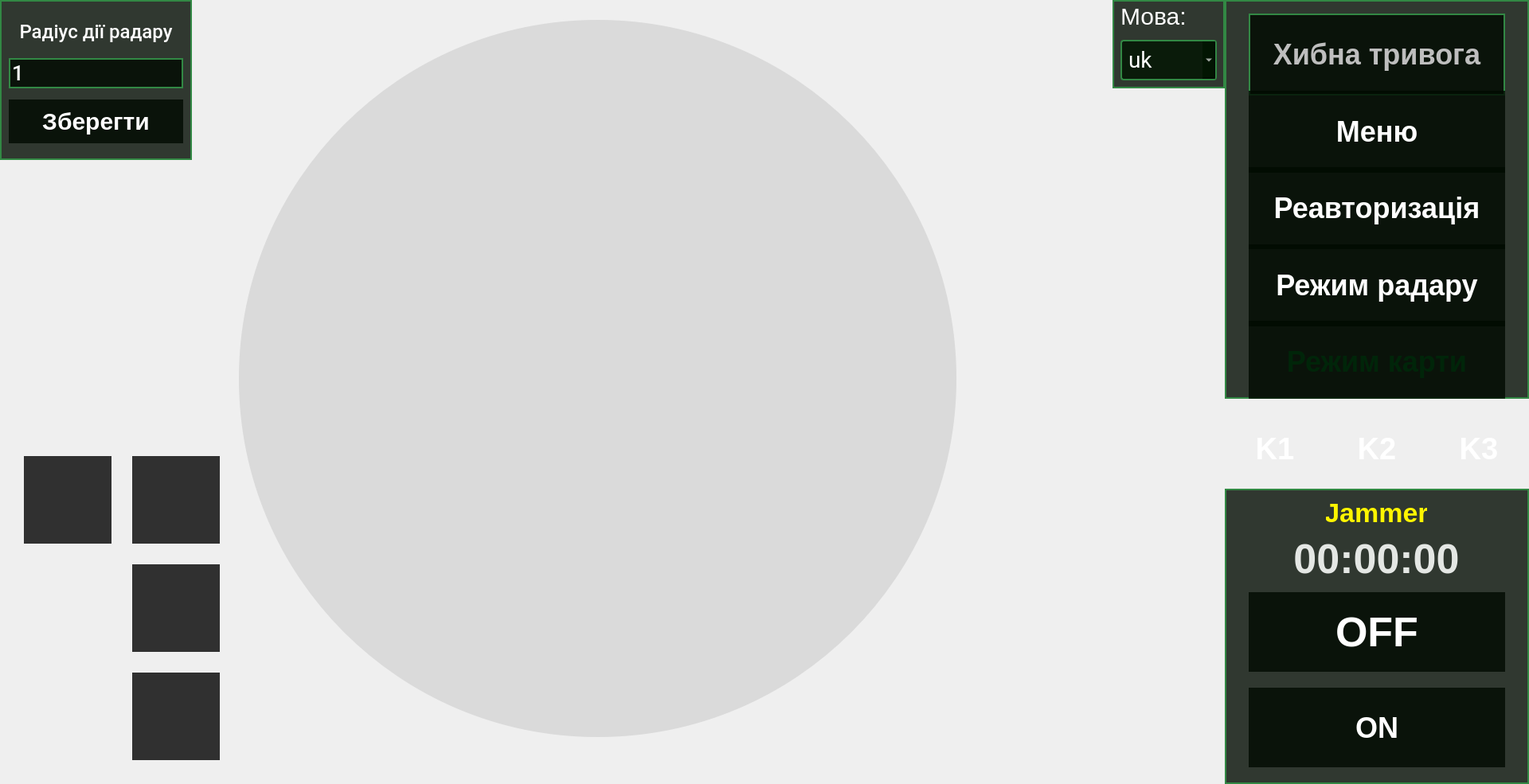
   <widget class="QFrame" name="Body">
    <property name="enabled">
     <bool>true</bool>
    </property>
    <property name="geometry">
     <rect>
      <x>0</x>
      <y>95</y>
      <width>1920</width>
      <height>985</height>
     </rect>
    </property>
    <property name="styleSheet">
     <string notr="true">border: none;
background: none;</string>
    </property>
    <property name="frameShape">
     <enum>QFrame::Shape::StyledPanel</enum>
    </property>
    <property name="frameShadow">
     <enum>QFrame::Shadow::Raised</enum>
    </property>
    <widget class="QPushButton" name="homeButton">
     <property name="enabled">
      <bool>true</bool>
     </property>
     <property name="geometry">
      <rect>
       <x>30</x>
       <y>437</y>
       <width>110</width>
       <height>110</height>
      </rect>
     </property>
     <property name="styleSheet">
      <string notr="true">QPushButton#homeButton{
	background-image: url(:/images/homeBtn_off.png);
}

QPushButton#homeButton:pressed{
	background-image: url(:/images/homeBtn_on.png);
}

QPushButton#homeButton[enabled=&quot;false&quot;]{
	background-image: url(:/images/homeBtn_disabled.png);
}</string>
     </property>
     <property name="text">
      <string/>
     </property>
    </widget>
    <widget class="QPushButton" name="mapLayoutButton">
     <property name="enabled">
      <bool>true</bool>
     </property>
     <property name="geometry">
      <rect>
       <x>30</x>
       <y>709</y>
       <width>110</width>
       <height>110</height>
      </rect>
     </property>
     <property name="styleSheet">
      <string notr="true">QPushButton#mapLayoutButton{
	background-image: url(:/images/map_layout_off.png);
}

QPushButton#mapLayoutButton:pressed{
	background-image: url(:/images/map_layout_on.png);
}

QPushButton#mapLayoutButton[enabled=&quot;false&quot;]{
	background-image: url(:/images/map_layout_disabled.png);
}</string>
     </property>
     <property name="text">
      <string/>
     </property>
    </widget>
    <widget class="QPushButton" name="screenSaveButton">
     <property name="enabled">
      <bool>true</bool>
     </property>
     <property name="geometry">
      <rect>
       <x>30</x>
       <y>845</y>
       <width>110</width>
       <height>110</height>
      </rect>
     </property>
     <property name="styleSheet">
      <string notr="true">QPushButton#screenSaveButton{
	background-image: url(:/images/screen_save_off.png);
}

QPushButton#screenSaveButton:pressed{
	background-image: url(:/images/screen_save_on.png);
}

QPushButton#screenSaveButton[enabled=&quot;false&quot;]{
	background-image: url(:/images/screen_save_disabled.png);
}</string>
     </property>
     <property name="text">
      <string/>
     </property>
    </widget>
    <widget class="QFrame" name="TimerFrame">
     <property name="geometry">
      <rect>
       <x>1538</x>
       <y>614</y>
       <width>382</width>
       <height>371</height>
      </rect>
     </property>
     <property name="styleSheet">
      <string notr="true">background: rgba(0, 10, 0, 0.8);
border: 2px solid #328844;</string>
     </property>
     <property name="frameShape">
      <enum>QFrame::Shape::StyledPanel</enum>
     </property>
     <property name="frameShadow">
      <enum>QFrame::Shadow::Raised</enum>
     </property>
     <widget class="QLabel" name="label_3">
      <property name="geometry">
       <rect>
        <x>127</x>
        <y>10</y>
        <width>127</width>
        <height>40</height>
       </rect>
      </property>
      <property name="styleSheet">
       <string notr="true">background: none;
border: none;
font-family: 'Roboto';
font-weight: 500;
font-size: 34px;
color: #FFF500;</string>
      </property>
      <property name="text">
       <string>Jammer</string>
      </property>
      <property name="alignment">
       <set>Qt::AlignmentFlag::AlignCenter</set>
      </property>
     </widget>
     <widget class="QLabel" name="TimerTime">
      <property name="geometry">
       <rect>
        <x>76</x>
        <y>54</y>
        <width>229</width>
        <height>68</height>
       </rect>
      </property>
      <property name="styleSheet">
       <string notr="true">background: none;
border: none;
font-family: 'Roboto';
font-weight: 500;
font-size: 52px;
color: #E4E7E4;
</string>
      </property>
      <property name="text">
       <string notr="true">00:00:00</string>
      </property>
      <property name="alignment">
       <set>Qt::AlignmentFlag::AlignCenter</set>
      </property>
     </widget>
     <widget class="QPushButton" name="onTimerButton">
      <property name="geometry">
       <rect>
        <x>30</x>
        <y>250</y>
        <width>322</width>
        <height>100</height>
       </rect>
      </property>
      <property name="styleSheet">
       <string notr="true">QPushButton{
	border: none;
	border-image: url(:/images/Btn_MainMenu_off.png);
	font-family: 'Roboto';
	font-weight: 500;
	font-size: 36px;
	color: #FFFFFF;
}

QPushButton:pressed{
	border: none;
	border-image: url(:/images/Btn_MainMenu_on.png);
	font-family: 'Roboto';
	font-weight: 500;
	font-size: 36px;
	color: #002509;
}

QPushButton[enabled=&quot;false&quot;]{
	border: none;
	border-image: url(:/images/Btn_MainMenu_disabled.png);
	font-family: 'Roboto';
	font-weight: 500;
	font-size: 36px;
	color: #FFFFFF;
}</string>
      </property>
      <property name="text">
       <string>ON</string>
      </property>
     </widget>
     <widget class="QPushButton" name="offTimerButton">
      <property name="geometry">
       <rect>
        <x>30</x>
        <y>130</y>
        <width>322</width>
        <height>100</height>
       </rect>
      </property>
      <property name="styleSheet">
       <string notr="true">QPushButton{
	border: none;
	border-image: url(:/images/Btn_MainMenu_red.png);
	font-family: 'Roboto';
	font-weight: 500;
	font-size: 52px;
	color: #FFFFFF;
}

QPushButton:pressed{
	border: none;
	border-image: url(:/images/Btn_MainMenu_on.png);
	font-family: 'Roboto';
	font-weight: 500;
	font-size: 52px;
	color: #002509;
}

QPushButton[enabled=&quot;false&quot;]{
	border: none;
	border-image: url(:/images/Btn_MainMenu_disabled.png);
	font-family: 'Roboto';
	font-weight: 500;
	font-size: 52px;
	color: #FFFFFF;
}</string>
      </property>
      <property name="text">
       <string>OFF</string>
      </property>
     </widget>
    </widget>
    <widget class="QLabel" name="k_label_1">
     <property name="enabled">
      <bool>false</bool>
     </property>
     <property name="geometry">
      <rect>
       <x>1550</x>
       <y>513</y>
       <width>102</width>
       <height>101</height>
      </rect>
     </property>
     <property name="styleSheet">
      <string notr="true">*{
	font-family: 'Roboto';
	font-weight: 500;
	font-size: 38px;
	color: #FFFFFF;
}

*[enabled=&quot;true&quot;]
{
	background-image: url(:/images/k_relay_on.png);
}

*[enabled=&quot;false&quot;]
{
	background-image: url(:/images/k_relay_off.png);
}</string>
     </property>
     <property name="text">
      <string>K1</string>
     </property>
     <property name="alignment">
      <set>Qt::AlignmentFlag::AlignCenter</set>
     </property>
    </widget>
    <widget class="QLabel" name="k_label_2">
     <property name="enabled">
      <bool>false</bool>
     </property>
     <property name="geometry">
      <rect>
       <x>1678</x>
       <y>513</y>
       <width>102</width>
       <height>101</height>
      </rect>
     </property>
     <property name="styleSheet">
      <string notr="true">*{
	font-family: 'Roboto';
	font-weight: 500;
	font-size: 38px;
	color: #FFFFFF;
}

*[enabled=&quot;true&quot;]
{
	background-image: url(:/images/k_relay_on.png);
}

*[enabled=&quot;false&quot;]
{
	background-image: url(:/images/k_relay_off.png);
}</string>
     </property>
     <property name="text">
      <string>K2</string>
     </property>
     <property name="alignment">
      <set>Qt::AlignmentFlag::AlignCenter</set>
     </property>
    </widget>
    <widget class="QLabel" name="k_label_3">
     <property name="enabled">
      <bool>false</bool>
     </property>
     <property name="geometry">
      <rect>
       <x>1806</x>
       <y>513</y>
       <width>102</width>
       <height>101</height>
      </rect>
     </property>
     <property name="styleSheet">
      <string notr="true">*{
	font-family: 'Roboto';
	font-weight: 500;
	font-size: 38px;
	color: #FFFFFF;
}

*[enabled=&quot;true&quot;]
{
	background-image: url(:/images/k_relay_on.png);
}

*[enabled=&quot;false&quot;]
{
	background-image: url(:/images/k_relay_off.png);
}</string>
     </property>
     <property name="text">
      <string>K3</string>
     </property>
     <property name="alignment">
      <set>Qt::AlignmentFlag::AlignCenter</set>
     </property>
    </widget>
    <widget class="QFrame" name="RadarFrame">
     <property name="geometry">
      <rect>
       <x>300</x>
       <y>25</y>
       <width>901</width>
       <height>901</height>
      </rect>
     </property>
     <property name="frameShape">
      <enum>QFrame::Shape::StyledPanel</enum>
     </property>
     <property name="frameShadow">
      <enum>QFrame::Shadow::Raised</enum>
     </property>
     <widget class="QLabel" name="Radar">
      <property name="geometry">
       <rect>
        <x>0</x>
        <y>0</y>
        <width>901</width>
        <height>901</height>
       </rect>
      </property>
      <property name="styleSheet">
       <string notr="true">background-color:rgba(21,21,21,0.1);
border-radius:450px;</string>
      </property>
      <property name="text">
       <string/>
      </property>
      <property name="pixmap">
       <pixmap resource="../resources.qrc">:/images/radar.png</pixmap>
      </property>
     </widget>
     <widget class="QLabel" name="Radar_Section">
      <property name="geometry">
       <rect>
        <x>0</x>
        <y>0</y>
        <width>901</width>
        <height>901</height>
       </rect>
      </property>
      <property name="text">
       <string/>
      </property>
      <property name="alignment">
       <set>Qt::AlignmentFlag::AlignCenter</set>
      </property>
     </widget>
    </widget>
    <widget class="QLabel" name="map_background_label">
     <property name="enabled">
      <bool>true</bool>
     </property>
     <property name="geometry">
      <rect>
       <x>0</x>
       <y>0</y>
       <width>1920</width>
       <height>985</height>
      </rect>
     </property>
     <property name="minimumSize">
      <size>
       <width>1920</width>
       <height>985</height>
      </size>
     </property>
     <property name="frameShape">
      <enum>QFrame::Shape::Panel</enum>
     </property>
     <property name="frameShadow">
      <enum>QFrame::Shadow::Raised</enum>
     </property>
     <property name="text">
      <string/>
     </property>
     <property name="scaledContents">
      <bool>false</bool>
     </property>
    </widget>
    <widget class="QFrame" name="RadarSettings">
     <property name="geometry">
      <rect>
       <x>0</x>
       <y>0</y>
       <width>241</width>
       <height>201</height>
      </rect>
     </property>
     <property name="styleSheet">
      <string notr="true">background: rgba(0, 10, 0, 0.8);
border: 2px solid #328844;</string>
     </property>
     <property name="frameShape">
      <enum>QFrame::Shape::StyledPanel</enum>
     </property>
     <property name="frameShadow">
      <enum>QFrame::Shadow::Raised</enum>
     </property>
     <layout class="QVBoxLayout" name="verticalLayout">
      <item>
       <widget class="QLabel" name="labelRadarSettings">
        <property name="maximumSize">
         <size>
          <width>16777215</width>
          <height>40</height>
         </size>
        </property>
        <property name="font">
         <font>
          <family>Roboto</family>
          <pointsize>-1</pointsize>
          <fontweight>Medium</fontweight>
         </font>
        </property>
        <property name="styleSheet">
         <string notr="true">font-family: 'Roboto';
font-weight: 500;
font-size: 24px;
color: #FFFFFF;
text-align:left;
border:none;
background-color:transparent;</string>
        </property>
        <property name="text">
         <string>Радіус дії радару</string>
        </property>
        <property name="alignment">
         <set>Qt::AlignmentFlag::AlignCenter</set>
        </property>
       </widget>
      </item>
      <item>
       <widget class="QSpinBox" name="radarRadiusSpinbox">
        <property name="font">
         <font>
          <family>Roboto</family>
          <pointsize>-1</pointsize>
          <fontweight>Medium</fontweight>
         </font>
        </property>
        <property name="styleSheet">
         <string notr="true">font-family: 'Roboto';
font-weight: 500;
font-size: 26px;
color:#fff;</string>
        </property>
        <property name="wrapping">
         <bool>false</bool>
        </property>
        <property name="buttonSymbols">
         <enum>QAbstractSpinBox::ButtonSymbols::NoButtons</enum>
        </property>
        <property name="minimum">
         <number>1</number>
        </property>
        <property name="maximum">
         <number>100000</number>
        </property>
        <property name="singleStep">
         <number>10</number>
        </property>
       </widget>
      </item>
      <item>
       <widget class="QPushButton" name="saveRadarSettingsBtn">
        <property name="minimumSize">
         <size>
          <width>0</width>
          <height>55</height>
         </size>
        </property>
        <property name="styleSheet">
         <string notr="true">QPushButton{
	border: none;
	border-image: url(:/images/Btn_MainMenu_off.png);
	font-family: 'Roboto';
	font-weight: 500;
	font-size: 30px;
	color: #FFFFFF;
}

QPushButton:pressed{
	border: none;
	border-image: url(:/images/Btn_MainMenu_on.png);
	
	color: #002509;
}

QPushButton[enabled=&quot;false&quot;]{
	border: none;
	border-image: url(:/images/Btn_MainMenu_disabled.png);
	color: #FFFFFF;
}
</string>
        </property>
        <property name="text">
         <string>Зберегти</string>
        </property>
       </widget>
      </item>
     </layout>
    </widget>
    <widget class="QPushButton" name="addMapButton">
     <property name="enabled">
      <bool>true</bool>
     </property>
     <property name="geometry">
      <rect>
       <x>30</x>
       <y>573</y>
       <width>110</width>
       <height>110</height>
      </rect>
     </property>
     <property name="styleSheet">
      <string notr="true">QPushButton#addMapButton{
	border-image: url(:/images/addMapBtn_off.png) stretch stretch;
	background-color:rgba(0,0,0,0.8)
}

QPushButton#addMapButton:pressed,
QPushButton#addMapButton:checked{
	border-image: url(:/images/addMapBtn_on.png) stretch stretch;
}

QPushButton#addMapButton[enabled=&quot;false&quot;]{
	border-image: url(:/images/addMapBtn_disabled.png) stretch stretch;
}</string>
     </property>
     <property name="text">
      <string/>
     </property>
     <property name="checkable">
      <bool>true</bool>
     </property>
    </widget>
    <widget class="QFrame" name="LangSettings">
     <property name="geometry">
      <rect>
       <x>1397</x>
       <y>0</y>
       <width>141</width>
       <height>111</height>
      </rect>
     </property>
     <property name="styleSheet">
      <string notr="true">background: rgba(0, 10, 0, 0.8);
border: 2px solid #328844;</string>
     </property>
     <property name="frameShape">
      <enum>QFrame::Shape::StyledPanel</enum>
     </property>
     <property name="frameShadow">
      <enum>QFrame::Shadow::Raised</enum>
     </property>
     <widget class="QComboBox" name="langComboBox">
      <property name="geometry">
       <rect>
        <x>10</x>
        <y>50</y>
        <width>121</width>
        <height>51</height>
       </rect>
      </property>
      <property name="font">
       <font>
        <family>Roboto</family>
        <pointsize>-1</pointsize>
       </font>
      </property>
      <property name="styleSheet">
       <string notr="true">QComboBox {
	font-family: 'Roboto';
	font-size: 28px;
	color: #FFFFFF;
	background-color: rgba(0, 20, 0, 0.8);
	border: 2px solid #328844;
	padding: 8px;
	border-radius: 4px;
}

QComboBox QAbstractItemView{
background-color: #002509; 
color: #FFFFFF;
selection-background-color: #328844; 
selection-color: #FFFFFF;
}
</string>
      </property>
      <item>
       <property name="text">
        <string>uk</string>
       </property>
      </item>
      <item>
       <property name="text">
        <string>en</string>
       </property>
      </item>
     </widget>
     <widget class="QLabel" name="langLabel">
      <property name="geometry">
       <rect>
        <x>10</x>
        <y>0</y>
        <width>91</width>
        <height>41</height>
       </rect>
      </property>
      <property name="styleSheet">
       <string notr="true">QLabel{
font-size:30px;
border:none;
background-color:none;
color:#fff;
}</string>
      </property>
      <property name="text">
       <string>Мова:</string>
      </property>
     </widget>
    </widget>
    <widget class="QFrame" name="MainButtons_Container">
     <property name="geometry">
      <rect>
       <x>1538</x>
       <y>0</y>
       <width>382</width>
       <height>501</height>
      </rect>
     </property>
     <property name="minimumSize">
      <size>
       <width>382</width>
       <height>501</height>
      </size>
     </property>
     <property name="styleSheet">
      <string notr="true">background-color: transparent;
border: none</string>
     </property>
     <property name="frameShape">
      <enum>QFrame::Shape::StyledPanel</enum>
     </property>
     <property name="frameShadow">
      <enum>QFrame::Shadow::Plain</enum>
     </property>
     <layout class="QVBoxLayout" name="verticalLayout_2">
      <property name="spacing">
       <number>0</number>
      </property>
      <property name="leftMargin">
       <number>0</number>
      </property>
      <property name="topMargin">
       <number>0</number>
      </property>
      <property name="rightMargin">
       <number>0</number>
      </property>
      <property name="bottomMargin">
       <number>0</number>
      </property>
      <item alignment="Qt::AlignmentFlag::AlignHCenter|Qt::AlignmentFlag::AlignTop">
       <widget class="QFrame" name="MainButtons">
        <property name="sizePolicy">
         <sizepolicy hsizetype="Preferred" vsizetype="Preferred">
          <horstretch>0</horstretch>
          <verstretch>0</verstretch>
         </sizepolicy>
        </property>
        <property name="styleSheet">
         <string notr="true">background: rgba(0, 10, 0, 0.8);
border: 2px solid #328844;</string>
        </property>
        <property name="frameShape">
         <enum>QFrame::Shape::StyledPanel</enum>
        </property>
        <property name="frameShadow">
         <enum>QFrame::Shadow::Raised</enum>
        </property>
        <layout class="QVBoxLayout" name="verticalLayout_3">
         <property name="spacing">
          <number>15</number>
         </property>
         <property name="leftMargin">
          <number>28</number>
         </property>
         <property name="topMargin">
          <number>15</number>
         </property>
         <property name="rightMargin">
          <number>28</number>
         </property>
         <property name="bottomMargin">
          <number>15</number>
         </property>
         <item>
          <widget class="QPushButton" name="falseAlarmButton">
           <property name="enabled">
            <bool>false</bool>
           </property>
           <property name="minimumSize">
            <size>
             <width>322</width>
             <height>103</height>
            </size>
           </property>
           <property name="maximumSize">
            <size>
             <width>322</width>
             <height>103</height>
            </size>
           </property>
           <property name="styleSheet">
            <string notr="true">QPushButton:enabled{
	border: none;
	border-image: url(:/images/Btn_MainMenu_red.png);
	font-family: 'Roboto';
	font-weight: 500;
	font-size: 36px;
	color: #FFFFFF;
}
QPushButton:pressed{
	border-image: url(:/images/Btn_MainMenu_on.png);
	color: #002509;
}
QPushButton:disabled{
	border-image: url(:/images/Btn_MainMenu_disabled.png);
}</string>
           </property>
           <property name="text">
            <string>Хибна тривога</string>
           </property>
          </widget>
         </item>
         <item>
          <widget class="QPushButton" name="menuButton">
           <property name="enabled">
            <bool>true</bool>
           </property>
           <property name="minimumSize">
            <size>
             <width>322</width>
             <height>103</height>
            </size>
           </property>
           <property name="maximumSize">
            <size>
             <width>322</width>
             <height>103</height>
            </size>
           </property>
           <property name="styleSheet">
            <string notr="true">QPushButton{
	border: none;
	background-image: url(:/images/Btn_MainMenu_off.png);
	font-family: 'Roboto';
	font-weight: 500;
	font-size: 36px;
	color: #FFFFFF;
}
QPushButton:pressed{
	border: none;
	background-image: url(:/images/Btn_MainMenu_on.png);
	font-family: 'Roboto';
	font-weight: 500;
	font-size: 36px;
	color: #002509;
}
QPushButton[enabled=&quot;false&quot;]{
	border: none;
	background-image: url(:/images/Btn_MainMenu_disabled.png);
	font-family: 'Roboto';
	font-weight: 500;
	font-size: 36px;
	color: #FFFFFF;
}</string>
           </property>
           <property name="text">
            <string>Меню</string>
           </property>
          </widget>
         </item>
         <item>
          <widget class="QPushButton" name="backToLoginButton">
           <property name="enabled">
            <bool>true</bool>
           </property>
           <property name="minimumSize">
            <size>
             <width>322</width>
             <height>103</height>
            </size>
           </property>
           <property name="maximumSize">
            <size>
             <width>322</width>
             <height>103</height>
            </size>
           </property>
           <property name="styleSheet">
            <string notr="true">QPushButton{
	border: none;
	background-image: url(:/images/Btn_MainMenu_red.png);
	font-family: 'Roboto';
	font-weight: 500;
	font-size: 36px;
	color: #FFFFFF;
}
QPushButton:pressed{
	border: none;
	background-image: url(:/images/Btn_MainMenu_on.png);
	font-family: 'Roboto';
	font-weight: 500;
	font-size: 36px;
	color: #002509;
}
QPushButton[enabled=&quot;false&quot;]{
	border: none;
	background-image: url(:/images/Btn_MainMenu_disabled.png);
	font-family: 'Roboto';
	font-weight: 500;
	font-size: 36px;
	color: #FFFFFF;
}</string>
           </property>
           <property name="text">
            <string>Реавторизація</string>
           </property>
          </widget>
         </item>
         <item>
          <widget class="QPushButton" name="radarButton">
           <property name="enabled">
            <bool>true</bool>
           </property>
           <property name="minimumSize">
            <size>
             <width>322</width>
             <height>103</height>
            </size>
           </property>
           <property name="maximumSize">
            <size>
             <width>322</width>
             <height>103</height>
            </size>
           </property>
           <property name="styleSheet">
            <string notr="true">QPushButton{
	border: none;
	background-image: url(:/images/Btn_MainMenu_off.png);
	font-family: 'Roboto';
	font-weight: 500;
	font-size: 36px;
	color: #FFFFFF;
}
QPushButton:pressed, QPushButton:checked{
	border: none;
	background-image: url(:/images/Btn_MainMenu_on.png);
	font-family: 'Roboto';
	font-weight: 500;
	font-size: 36px;
	color: #002509;
}
QPushButton[enabled=&quot;false&quot;]{
	border: none;
	background-image: url(:/images/Btn_MainMenu_disabled.png);
	font-family: 'Roboto';
	font-weight: 500;
	font-size: 36px;
	color: #FFFFFF;
}</string>
           </property>
           <property name="text">
            <string>Режим радару</string>
           </property>
           <property name="checkable">
            <bool>true</bool>
           </property>
           <property name="autoExclusive">
            <bool>true</bool>
           </property>
          </widget>
         </item>
         <item>
          <widget class="QPushButton" name="mapButton">
           <property name="enabled">
            <bool>true</bool>
           </property>
           <property name="minimumSize">
            <size>
             <width>322</width>
             <height>103</height>
            </size>
           </property>
           <property name="maximumSize">
            <size>
             <width>322</width>
             <height>103</height>
            </size>
           </property>
           <property name="styleSheet">
            <string notr="true">QPushButton{
	border: none;
	background-image: url(:/images/Btn_MainMenu_off.png);
	font-family: 'Roboto';
	font-weight: 500;
	font-size: 36px;
	color: #FFFFFF;
}
QPushButton:pressed, QPushButton:checked{
	border: none;
	background-image: url(:/images/Btn_MainMenu_on.png);
	font-family: 'Roboto';
	font-weight: 500;
	font-size: 36px;
	color: #002509;
}
QPushButton[enabled=&quot;false&quot;]{
	border: none;
	background-image: url(:/images/Btn_MainMenu_disabled.png);
	font-family: 'Roboto';
	font-weight: 500;
	font-size: 36px;
	color: #FFFFFF;
}</string>
           </property>
           <property name="text">
            <string>Режим карти</string>
           </property>
           <property name="checkable">
            <bool>true</bool>
           </property>
           <property name="checked">
            <bool>true</bool>
           </property>
           <property name="autoExclusive">
            <bool>true</bool>
           </property>
          </widget>
         </item>
        </layout>
       </widget>
      </item>
      <item>
       <spacer name="verticalSpacer_in_Container">
        <property name="orientation">
         <enum>Qt::Orientation::Vertical</enum>
        </property>
        <property name="sizeHint" stdset="0">
         <size>
          <width>20</width>
          <height>40</height>
         </size>
        </property>
       </spacer>
      </item>
     </layout>
    </widget>
    <widget class="QPushButton" name="screenRecordButton">
     <property name="enabled">
      <bool>true</bool>
     </property>
     <property name="geometry">
      <rect>
       <x>166</x>
       <y>709</y>
       <width>110</width>
       <height>110</height>
      </rect>
     </property>
     <property name="visible">
      <bool>false</bool>
     </property>
     <property name="styleSheet">
      <string notr="true">QPushButton#screenRecordButton{
	background-color:rgba(0,0,0,0.8);
	border-image: url(:/images/toggleRecordBtn_off.png);
}

QPushButton#screenRecordButton:pressed,
QPushButton#screenRecordButton:checked{
	border-image: url(:/images/toggleRecordBtn_on.png);
}

QPushButton#screenRecordButton:disabled{
	border-image: url(:/images/toggleRecordBtn_disabled.png);
}</string>
     </property>
     <property name="text">
      <string/>
     </property>
     <property name="checkable">
      <bool>true</bool>
     </property>
     <property name="checked">
      <bool>false</bool>
     </property>
    </widget>
    <widget class="QFrame" name="RecordStatusContainer">
     <property name="geometry">
      <rect>
       <x>290</x>
       <y>905</y>
       <width>200</width>
       <height>50</height>
      </rect>
     </property>
     <property name="sizePolicy">
      <sizepolicy hsizetype="Minimum" vsizetype="Minimum">
       <horstretch>0</horstretch>
       <verstretch>0</verstretch>
      </sizepolicy>
     </property>
     <property name="styleSheet">
      <string notr="true">background-color:transparent;
border: none;</string>
     </property>
     <property name="frameShape">
      <enum>QFrame::Shape::StyledPanel</enum>
     </property>
     <property name="frameShadow">
      <enum>QFrame::Shadow::Raised</enum>
     </property>
     <layout class="QHBoxLayout" name="screenRecordingLayout">
      <property name="spacing">
       <number>0</number>
      </property>
      <property name="sizeConstraint">
       <enum>QLayout::SizeConstraint::SetMinimumSize</enum>
      </property>
      <property name="leftMargin">
       <number>0</number>
      </property>
      <property name="topMargin">
       <number>0</number>
      </property>
      <property name="rightMargin">
       <number>0</number>
      </property>
      <property name="bottomMargin">
       <number>0</number>
      </property>
     </layout>
    </widget>
    <widget class="QPushButton" name="filesViewButton">
     <property name="enabled">
      <bool>true</bool>
     </property>
     <property name="geometry">
      <rect>
       <x>166</x>
       <y>845</y>
       <width>110</width>
       <height>110</height>
      </rect>
     </property>
     <property name="styleSheet">
      <string notr="true">QPushButton#filesViewButton{
	background-color:rgba(0,0,0,0.8);
	border-image: url(:/images/filesViewBtn_off.png);
}

QPushButton#filesViewButton:pressed,
QPushButton#filesViewButton:checked{
	border-image: url(:/images/filesViewBtn_on.png);
}

QPushButton#filesViewButton:disabled{
	border-image: url(:/images/filesViewBtn_disabled.png);
}</string>
     </property>
     <property name="text">
      <string/>
     </property>
     <property name="checkable">
      <bool>true</bool>
     </property>
     <property name="checked">
      <bool>false</bool>
     </property>
    </widget>
    <widget class="QPushButton" name="viewObjectButton">
     <property name="enabled">
      <bool>true</bool>
     </property>
     <property name="geometry">
      <rect>
       <x>166</x>
       <y>573</y>
       <width>110</width>
       <height>110</height>
      </rect>
     </property>
     <property name="styleSheet">
      <string notr="true">QPushButton#viewObjectButton{
	border-image: url(:/images/addMapBtn_off.png) stretch stretch;
	background-color:rgba(0,0,0,0.8)
}

QPushButton#viewObjectButton:pressed,
QPushButton#viewObjectButton:checked{
	border-image: url(:/images/addMapBtn_on.png) stretch stretch;
}

QPushButton#viewObjectButton[enabled=&quot;false&quot;]{
	border-image: url(:/images/addMapBtn_disabled.png) stretch stretch;
}</string>
     </property>
     <property name="text">
      <string/>
     </property>
     <property name="checkable">
      <bool>true</bool>
     </property>
    </widget>
    <zorder>map_background_label</zorder>
    <zorder>screenRecordButton</zorder>
    <zorder>homeButton</zorder>
    <zorder>mapLayoutButton</zorder>
    <zorder>screenSaveButton</zorder>
    <zorder>TimerFrame</zorder>
    <zorder>k_label_1</zorder>
    <zorder>k_label_2</zorder>
    <zorder>k_label_3</zorder>
    <zorder>RadarFrame</zorder>
    <zorder>RadarSettings</zorder>
    <zorder>addMapButton</zorder>
    <zorder>LangSettings</zorder>
    <zorder>MainButtons_Container</zorder>
    <zorder>RecordStatusContainer</zorder>
    <zorder>filesViewButton</zorder>
    <zorder>viewObjectButton</zorder>
   </widget>
